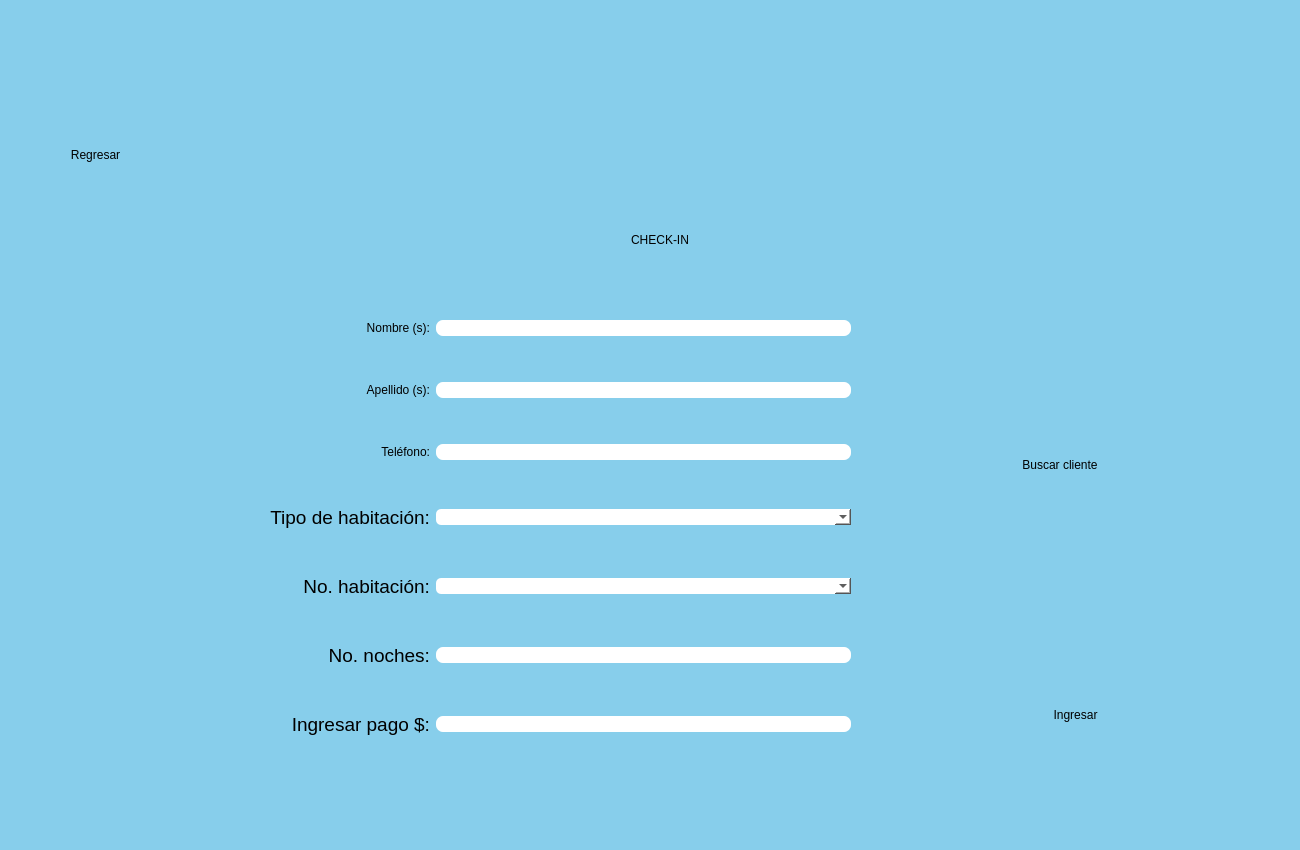
<?xml version="1.0" encoding="UTF-8"?>
<ui version="4.0">
 <class>Dialog</class>
 <widget class="QDialog" name="Dialog">
  <property name="enabled">
   <bool>true</bool>
  </property>
  <property name="geometry">
   <rect>
    <x>0</x>
    <y>0</y>
    <width>1300</width>
    <height>850</height>
   </rect>
  </property>
  <property name="minimumSize">
   <size>
    <width>1300</width>
    <height>850</height>
   </size>
  </property>
  <property name="maximumSize">
   <size>
    <width>1300</width>
    <height>850</height>
   </size>
  </property>
  <property name="windowTitle">
   <string>Hotel Portales Plaza</string>
  </property>
  <property name="windowIcon">
   <iconset>
    <normaloff>../../Imagenes/Logo Hotel.png</normaloff>../../Imagenes/Logo Hotel.png</iconset>
  </property>
  <widget class="QWidget" name="widget" native="true">
   <property name="geometry">
    <rect>
     <x>0</x>
     <y>0</y>
     <width>1300</width>
     <height>850</height>
    </rect>
   </property>
   <property name="minimumSize">
    <size>
     <width>1300</width>
     <height>850</height>
    </size>
   </property>
   <property name="maximumSize">
    <size>
     <width>1300</width>
     <height>850</height>
    </size>
   </property>
   <property name="styleSheet">
    <string notr="true">background-color: rgb(135, 206, 235)</string>
   </property>
   <widget class="QPushButton" name="btn_regresar">
    <property name="geometry">
     <rect>
      <x>20</x>
      <y>10</y>
      <width>152</width>
      <height>128</height>
     </rect>
    </property>
    <property name="cursor">
     <cursorShape>PointingHandCursor</cursorShape>
    </property>
    <property name="styleSheet">
     <string notr="true">QPushButton{
	border-radius: 10px;	
	background: rgba(0,0,0,0);
}

QPushButton:hover{
	border-radius: 10px;
	background-color: rgb(194, 0, 0);
}</string>
    </property>
    <property name="text">
     <string/>
    </property>
    <property name="icon">
     <iconset>
      <normaloff>../../Imagenes/Regresar.png</normaloff>../../Imagenes/Regresar.png</iconset>
    </property>
    <property name="iconSize">
     <size>
      <width>120</width>
      <height>120</height>
     </size>
    </property>
   </widget>
   <widget class="QPushButton" name="btn_buscar">
    <property name="geometry">
     <rect>
      <x>985</x>
      <y>310</y>
      <width>152</width>
      <height>128</height>
     </rect>
    </property>
    <property name="cursor">
     <cursorShape>PointingHandCursor</cursorShape>
    </property>
    <property name="styleSheet">
     <string notr="true">QPushButton{
	border-radius: 10px;	
	background: rgba(0,0,0,0);
}

QPushButton:hover{
	border-radius: 10px;
	background-color: rgb(71, 214, 214);
}</string>
    </property>
    <property name="text">
     <string/>
    </property>
    <property name="icon">
     <iconset>
      <normaloff>../../Imagenes/buscarCliente.png</normaloff>../../Imagenes/buscarCliente.png</iconset>
    </property>
    <property name="iconSize">
     <size>
      <width>100</width>
      <height>100</height>
     </size>
    </property>
   </widget>
   <widget class="QPushButton" name="btn_ingresar">
    <property name="geometry">
     <rect>
      <x>1000</x>
      <y>560</y>
      <width>152</width>
      <height>128</height>
     </rect>
    </property>
    <property name="cursor">
     <cursorShape>PointingHandCursor</cursorShape>
    </property>
    <property name="styleSheet">
     <string notr="true">QPushButton{
	border-radius: 10px;	
	background: rgba(0,0,0,0);
}

QPushButton:hover{
	border-radius: 10px;
	
	background-color: rgb(85, 255, 0);
}</string>
    </property>
    <property name="text">
     <string/>
    </property>
    <property name="icon">
     <iconset>
      <normaloff>../../Imagenes/checkin.png</normaloff>../../Imagenes/checkin.png</iconset>
    </property>
    <property name="iconSize">
     <size>
      <width>100</width>
      <height>100</height>
     </size>
    </property>
   </widget>
   <widget class="QLabel" name="label_regresar">
    <property name="geometry">
     <rect>
      <x>35</x>
      <y>140</y>
      <width>121</width>
      <height>31</height>
     </rect>
    </property>
    <property name="styleSheet">
     <string notr="true">font: 75 12pt &quot;Tahoma&quot;;</string>
    </property>
    <property name="text">
     <string>&lt;html&gt;&lt;head/&gt;&lt;body&gt;&lt;p align=&quot;center&quot;&gt;Regresar&lt;/p&gt;&lt;/body&gt;&lt;/html&gt;</string>
    </property>
   </widget>
   <widget class="QLabel" name="label_buscar">
    <property name="geometry">
     <rect>
      <x>990</x>
      <y>450</y>
      <width>140</width>
      <height>30</height>
     </rect>
    </property>
    <property name="styleSheet">
     <string notr="true">font: 75 12pt &quot;Tahoma&quot;;</string>
    </property>
    <property name="text">
     <string>&lt;html&gt;&lt;head/&gt;&lt;body&gt;&lt;p align=&quot;center&quot;&gt;Buscar cliente&lt;/p&gt;&lt;/body&gt;&lt;/html&gt;</string>
    </property>
   </widget>
   <widget class="QLabel" name="label_ingresar">
    <property name="geometry">
     <rect>
      <x>990</x>
      <y>700</y>
      <width>171</width>
      <height>31</height>
     </rect>
    </property>
    <property name="styleSheet">
     <string notr="true">font: 75 12pt &quot;Tahoma&quot;;</string>
    </property>
    <property name="text">
     <string>&lt;html&gt;&lt;head/&gt;&lt;body&gt;&lt;p align=&quot;center&quot;&gt;Ingresar&lt;/p&gt;&lt;/body&gt;&lt;/html&gt;</string>
    </property>
   </widget>
   <widget class="QLabel" name="label_checkin_titulo">
    <property name="geometry">
     <rect>
      <x>560</x>
      <y>210</y>
      <width>200</width>
      <height>60</height>
     </rect>
    </property>
    <property name="styleSheet">
     <string notr="true">font: 25 26pt &quot;Segoe UI Light&quot;;</string>
    </property>
    <property name="text">
     <string>&lt;html&gt;&lt;head/&gt;&lt;body&gt;&lt;p align=&quot;center&quot;&gt;CHECK-IN&lt;/p&gt;&lt;/body&gt;&lt;/html&gt;</string>
    </property>
   </widget>
   <widget class="QWidget" name="layoutWidget">
    <property name="geometry">
     <rect>
      <x>270</x>
      <y>280</y>
      <width>581</width>
      <height>501</height>
     </rect>
    </property>
    <layout class="QGridLayout" name="gridLayout">
     <item row="0" column="0">
      <widget class="QLabel" name="label_nombres">
       <property name="styleSheet">
        <string notr="true">font: 75 14pt &quot;MS Shell Dlg 2&quot;;</string>
       </property>
       <property name="text">
        <string>&lt;html&gt;&lt;head/&gt;&lt;body&gt;&lt;p align=&quot;right&quot;&gt;Nombre (s):&lt;/p&gt;&lt;/body&gt;&lt;/html&gt;</string>
       </property>
      </widget>
     </item>
     <item row="0" column="1">
      <widget class="QLineEdit" name="line_nombres">
       <property name="styleSheet">
        <string notr="true">border-radius:7px;
background-color: rgb(255, 255, 255);
font: 14pt &quot;MS Shell Dlg 2&quot;;</string>
       </property>
      </widget>
     </item>
     <item row="1" column="0">
      <widget class="QLabel" name="label_apellidos">
       <property name="styleSheet">
        <string notr="true">font: 75 14pt &quot;MS Shell Dlg 2&quot;;</string>
       </property>
       <property name="text">
        <string>&lt;html&gt;&lt;head/&gt;&lt;body&gt;&lt;p align=&quot;right&quot;&gt;Apellido (s):&lt;/p&gt;&lt;/body&gt;&lt;/html&gt;</string>
       </property>
      </widget>
     </item>
     <item row="1" column="1">
      <widget class="QLineEdit" name="line_apellidos">
       <property name="styleSheet">
        <string notr="true">border-radius:7px;
font: 14pt &quot;MS Shell Dlg 2&quot;;
background-color: rgb(255, 255, 255);</string>
       </property>
      </widget>
     </item>
     <item row="2" column="0">
      <widget class="QLabel" name="label_telefono">
       <property name="styleSheet">
        <string notr="true">font: 75 14pt &quot;MS Shell Dlg 2&quot;;</string>
       </property>
       <property name="text">
        <string>&lt;html&gt;&lt;head/&gt;&lt;body&gt;&lt;p align=&quot;right&quot;&gt;Teléfono:&lt;/p&gt;&lt;/body&gt;&lt;/html&gt;</string>
       </property>
      </widget>
     </item>
     <item row="2" column="1">
      <widget class="QLineEdit" name="line_telefono">
       <property name="styleSheet">
        <string notr="true">border-radius:7px;
font: 14pt &quot;MS Shell Dlg 2&quot;;
background-color: rgb(255, 255, 255);</string>
       </property>
      </widget>
     </item>
     <item row="3" column="0">
      <widget class="QLabel" name="label_tipo_hab">
       <property name="text">
        <string>&lt;html&gt;&lt;head/&gt;&lt;body&gt;&lt;p align=&quot;right&quot;&gt;&lt;span style=&quot; font-size:14pt;&quot;&gt;Tipo de habitación:&lt;/span&gt;&lt;/p&gt;&lt;/body&gt;&lt;/html&gt;</string>
       </property>
      </widget>
     </item>
     <item row="3" column="1">
      <widget class="QComboBox" name="comboBox_tipo_hab">
       <property name="styleSheet">
        <string notr="true">border-radius: 5px;
font: 14pt &quot;MS Shell Dlg 2&quot;;
background-color: rgb(255, 255, 255);</string>
       </property>
       <item>
        <property name="text">
         <string/>
        </property>
       </item>
       <item>
        <property name="text">
         <string>Sencilla</string>
        </property>
       </item>
       <item>
        <property name="text">
         <string>Doble</string>
        </property>
       </item>
       <item>
        <property name="text">
         <string>Suite</string>
        </property>
       </item>
      </widget>
     </item>
     <item row="4" column="0">
      <widget class="QLabel" name="label_num_hab">
       <property name="text">
        <string>&lt;html&gt;&lt;head/&gt;&lt;body&gt;&lt;p align=&quot;right&quot;&gt;&lt;span style=&quot; font-size:14pt;&quot;&gt;No. habitación:&lt;/span&gt;&lt;/p&gt;&lt;/body&gt;&lt;/html&gt;</string>
       </property>
      </widget>
     </item>
     <item row="4" column="1">
      <widget class="QComboBox" name="comboBox_num_hab">
       <property name="styleSheet">
        <string notr="true">border-radius: 5px;
font: 14pt &quot;MS Shell Dlg 2&quot;;
background-color: rgb(255, 255, 255);</string>
       </property>
      </widget>
     </item>
     <item row="5" column="0">
      <widget class="QLabel" name="label_num_noches">
       <property name="text">
        <string>&lt;html&gt;&lt;head/&gt;&lt;body&gt;&lt;p align=&quot;right&quot;&gt;&lt;span style=&quot; font-size:14pt;&quot;&gt;No. noches:&lt;/span&gt;&lt;/p&gt;&lt;/body&gt;&lt;/html&gt;</string>
       </property>
      </widget>
     </item>
     <item row="5" column="1">
      <widget class="QLineEdit" name="line_num_noches">
       <property name="styleSheet">
        <string notr="true">border-radius:7px;
font: 14pt &quot;MS Shell Dlg 2&quot;;
background-color: rgb(255, 255, 255);</string>
       </property>
      </widget>
     </item>
     <item row="6" column="0">
      <widget class="QLabel" name="label_ingresar_pago">
       <property name="text">
        <string>&lt;html&gt;&lt;head/&gt;&lt;body&gt;&lt;p align=&quot;right&quot;&gt;&lt;span style=&quot; font-size:14pt;&quot;&gt;Ingresar pago $:&lt;/span&gt;&lt;/p&gt;&lt;/body&gt;&lt;/html&gt;</string>
       </property>
      </widget>
     </item>
     <item row="6" column="1">
      <widget class="QLineEdit" name="line_ingresar_pago">
       <property name="styleSheet">
        <string notr="true">border-radius:7px;
font: 14pt &quot;MS Shell Dlg 2&quot;;
background-color: rgb(255, 255, 255);</string>
       </property>
      </widget>
     </item>
    </layout>
   </widget>
   <widget class="QLabel" name="label_error">
    <property name="geometry">
     <rect>
      <x>500</x>
      <y>800</y>
      <width>321</width>
      <height>20</height>
     </rect>
    </property>
    <property name="styleSheet">
     <string notr="true">font: 12pt &quot;MS Shell Dlg 2&quot;;
color: rgb(188, 0, 0);</string>
    </property>
    <property name="text">
     <string>&lt;html&gt;&lt;head/&gt;&lt;body&gt;&lt;p align=&quot;center&quot;&gt;&lt;br/&gt;&lt;/p&gt;&lt;/body&gt;&lt;/html&gt;</string>
    </property>
    <property name="alignment">
     <set>Qt::AlignCenter</set>
    </property>
   </widget>
   <widget class="QLabel" name="label">
    <property name="geometry">
     <rect>
      <x>500</x>
      <y>20</y>
      <width>310</width>
      <height>170</height>
     </rect>
    </property>
    <property name="styleSheet">
     <string notr="true"/>
    </property>
    <property name="text">
     <string/>
    </property>
    <property name="pixmap">
     <pixmap>Logo Hotel.png</pixmap>
    </property>
   </widget>
  </widget>
 </widget>
 <resources/>
 <connections/>
</ui>
